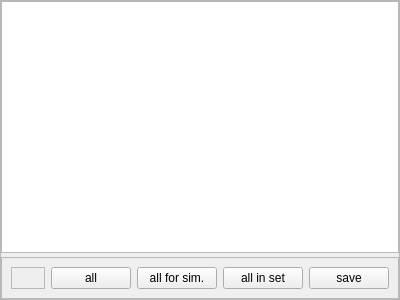
<?xml version="1.0" encoding="UTF-8"?>
<ui version="4.0">
 <class>CDistributorPreferencesComponent</class>
 <widget class="QFrame" name="CDistributorPreferencesComponent">
  <property name="geometry">
   <rect>
    <x>0</x>
    <y>0</y>
    <width>400</width>
    <height>300</height>
   </rect>
  </property>
  <property name="windowTitle">
   <string>Frame</string>
  </property>
  <property name="frameShape">
   <enum>QFrame::StyledPanel</enum>
  </property>
  <property name="frameShadow">
   <enum>QFrame::Raised</enum>
  </property>
  <layout class="QVBoxLayout" name="vl_DistributorPreferences">
   <property name="spacing">
    <number>4</number>
   </property>
   <property name="leftMargin">
    <number>0</number>
   </property>
   <property name="topMargin">
    <number>0</number>
   </property>
   <property name="rightMargin">
    <number>0</number>
   </property>
   <property name="bottomMargin">
    <number>0</number>
   </property>
   <item>
    <widget class="swift::gui::views::CDistributorView" name="tvp_Distributors">
     <property name="dragEnabled">
      <bool>true</bool>
     </property>
     <property name="dragDropMode">
      <enum>QAbstractItemView::InternalMove</enum>
     </property>
     <property name="defaultDropAction">
      <enum>Qt::MoveAction</enum>
     </property>
     <property name="selectionMode">
      <enum>QAbstractItemView::SingleSelection</enum>
     </property>
     <property name="selectionBehavior">
      <enum>QAbstractItemView::SelectRows</enum>
     </property>
     <attribute name="verticalHeaderVisible">
      <bool>false</bool>
     </attribute>
    </widget>
   </item>
   <item>
    <widget class="QFrame" name="fr_Controls">
     <property name="frameShape">
      <enum>QFrame::StyledPanel</enum>
     </property>
     <property name="frameShadow">
      <enum>QFrame::Raised</enum>
     </property>
     <layout class="QHBoxLayout" name="horizontalLayout">
      <item>
       <widget class="swift::gui::components::CSimulatorSelector" name="comp_SimulatorSelector">
        <property name="frameShape">
         <enum>QFrame::StyledPanel</enum>
        </property>
        <property name="frameShadow">
         <enum>QFrame::Raised</enum>
        </property>
       </widget>
      </item>
      <item>
       <widget class="QPushButton" name="pb_All">
        <property name="text">
         <string>all</string>
        </property>
       </widget>
      </item>
      <item>
       <widget class="QPushButton" name="pb_AllForSimulator">
        <property name="text">
         <string>all for sim.</string>
        </property>
       </widget>
      </item>
      <item>
       <widget class="QPushButton" name="pb_AllInSet">
        <property name="text">
         <string>all in set</string>
        </property>
       </widget>
      </item>
      <item>
       <widget class="QPushButton" name="pb_Save">
        <property name="text">
         <string>save</string>
        </property>
       </widget>
      </item>
     </layout>
    </widget>
   </item>
  </layout>
 </widget>
 <customwidgets>
  <customwidget>
   <class>swift::gui::views::CDistributorView</class>
   <extends>QTableView</extends>
   <header>gui/views/distributorview.h</header>
  </customwidget>
  <customwidget>
   <class>swift::gui::components::CSimulatorSelector</class>
   <extends>QFrame</extends>
   <header>gui/components/simulatorselector.h</header>
   <container>1</container>
  </customwidget>
 </customwidgets>
 <resources/>
 <connections/>
</ui>
